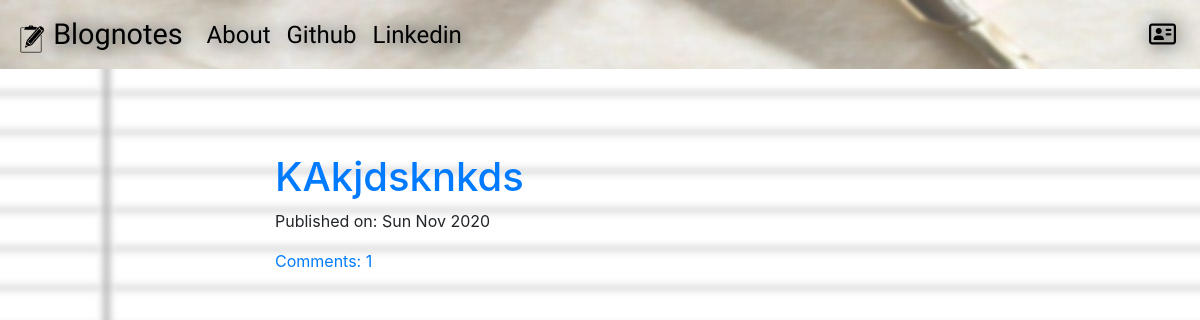
Before: / with the older database file.
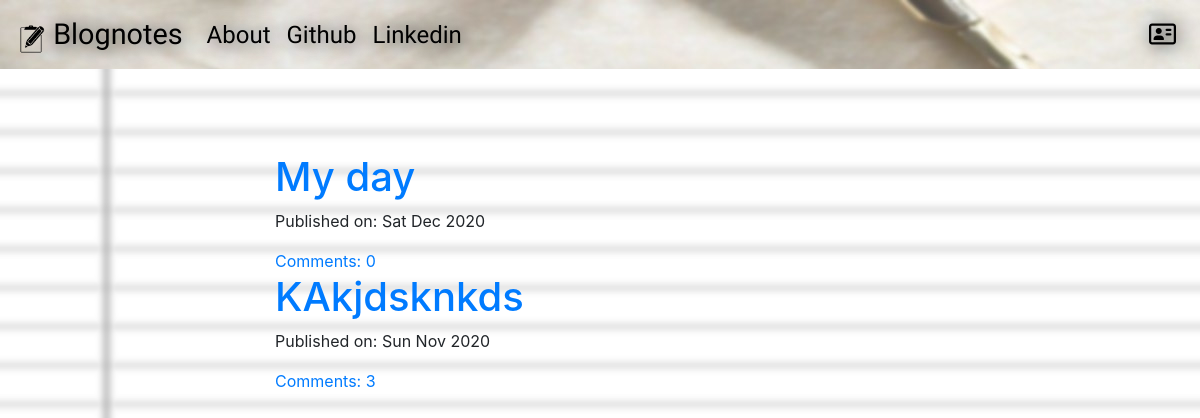
After: the same page with the newer database file.
### myblog/models.py (models this page shows, shortened)
class Post(models.Model):
    author = models.ForeignKey('auth.User', on_delete=models.CASCADE)
    title = models.CharField(max_length=256)
    text = models.TextField()
    create_date = models.DateTimeField(default=timezone.now)
    published_date = models.DateTimeField(null=True, blank=True)
    def approve_comments(self):
        return self.comments.filter(approved_comment=True)

### myblog/views.py (the view)
# urls.py: path('', views.PostListView.as_view(), name='post_list'),
class PostListView(ListView):
    model = Post
    def get_queryset(self):
        return Post.objects.filter(published_date__lte=timezone.now()
                                   ).order_by('-published_date')

### myblog/templates/myblog/post_list.html
{% extends "myblog/base.html" %}
{% block body_block %}
<div class="centerstage">
  {% for post in post_list %}
    <div class="post">
      <h1><a href="{% url 'myblog:post_detail' pk=post.pk %}">{{post.title}}</a></h1>
      <div class="date">
      {% if post.published_date %}
        <p>Published on: {{ post.published_date|date:"D M Y" }}</p>
      {% else %}
        <p>Created on: {{ post.create_date|date:"D M Y" }}</p>
      {% endif %}
      </div>
      <a href="{% url 'myblog:post_detail' pk=post.pk %}">Comments: {{post.approve_comments.count}}</a>
    </div>
  {% endfor %}
</div>
{% endblock %}

Changed rows visible on the page:
added Post: title "My day", published_date "Sat Dec 2020", approve_comments.count "0"
computed for Post "KAkjdsknkds": approve_comments.count "1" → "3"
